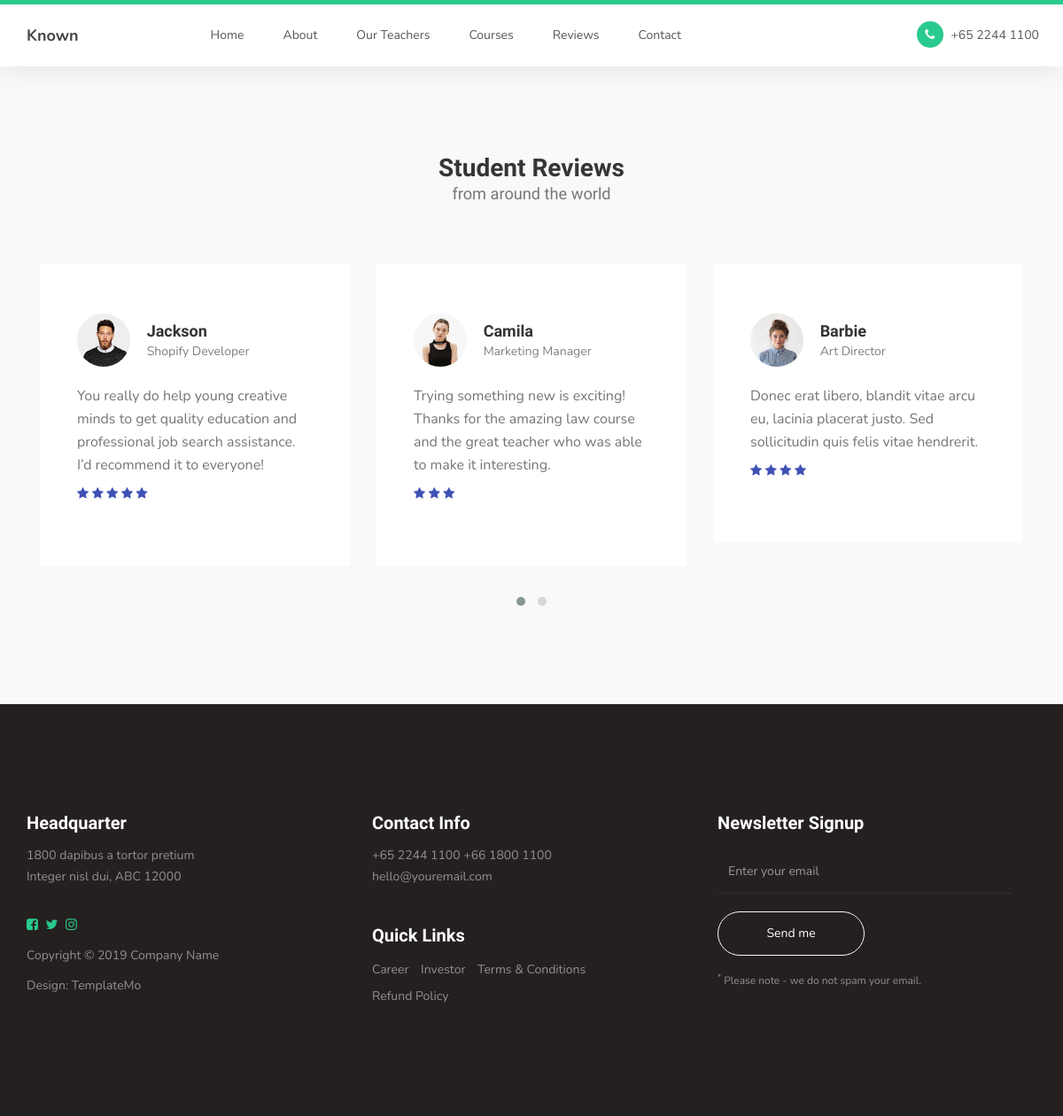
The app's page /reviews/ with its own data.
### app/models.py (models this page shows, shortened)
class HeaderText(models.Model):
    title = models.CharField(max_length=255)
    description = models.TextField(max_length=255)
    class Meta:
        verbose_name = "Header Text"
        verbose_name_plural = "Header Text"

class StudentReviews(models.Model):
    name = models.CharField(max_length=45)
    position = models.CharField(max_length=60)
    description = models.TextField(max_length=250)
    image = models.ImageField(upload_to="studentreviews")
    reviews_class1  = models.CharField(max_length=400, blank=True, null=True)
    reviews_class2  = models.CharField(max_length=400, blank=True, null=True)
    reviews_class3 = models.CharField(max_length=400, blank=True, null=True)
    reviews_class4  = models.CharField(max_length=400, blank=True, null=True)
    reviews_class5  = models.CharField(max_length=400, blank=True, null=True)
    class Meta:
        verbose_name = "Student Review"
        verbose_name_plural = "Student Reviews"

class Headquarter(models.Model):
    title = models.CharField(max_length=50)
    text1 = models.CharField(max_length=255, blank=True, null=True)
    text2 = models.CharField(max_length=255, blank=True, null=True)
    class Meta:
        verbose_name = "Headquarter"
        verbose_name_plural = "Headquarter"

class Socials(models.Model):
    title = models.CharField(max_length=50)
    url = models.URLField(max_length=255, blank=True)
    html_class = models.CharField(max_length=255)
    class Meta:
        verbose_name = "Social"
        verbose_name_plural = "Socials"

class FooterText(models.Model):
    text1 = models.CharField(max_length=255, blank=True, null=True)
    text2 = models.CharField(max_length=255, blank=True, null=True)
    text3 = models.CharField(max_length=255, blank=True, null=True)
    class Meta:
        verbose_name = "Footer Text"
        verbose_name_plural = "Footer Text"

class ContactInfo(models.Model):
    title = models.CharField(max_length=50)
    address = models.CharField(max_length=255)
    phone1 = models.CharField(max_length=255, blank=True, null=True)
    phone2 = models.CharField(max_length=255, blank=True, null=True)
    email = models.CharField(max_length=255)
    email_name = models.CharField(max_length=255,blank=True, null=True)
    class Meta:
        verbose_name = "Contact Info"
        verbose_name_plural = "Contact Info"

class QuickLinks(models.Model):
    title = models.CharField(max_length=50, blank=True, null=True)
    class Meta:
        verbose_name = "Quick Links"
        verbose_name_plural = "Quick Links"

### app/views.py (the view)
# urls.py: path('reviews/', views.reviews, name="reviews"),
def reviews(request):
    context = {
        "header_text": HeaderText.objects.all(),
        "footer_text": FooterText.objects.all().first(),
        "studentreviews": StudentReviews.objects.all(),
        "contactinfo": ContactInfo.objects.all().first(),
        "headquarter": Headquarter.objects.all().first(),
        "contact_us": ContactUs.objects.all().first(),
        "socials": Socials.objects.all(),
        "quick_links": QuickLinks.objects.all()
    }
    return render(request, "reviews.html", context)

### app/templates/reviews.html
{% extends "base.html" %}
{% load static %}
  {% block reviews_template %}
    <section id="testimonial">
      <div class="container">
          <div class="row">
                <div class="col-md-12 col-sm-12">
                    <div class="section-title">
                          <h2>{{header_text.7.title}} <small>{{header_text.7.description}}</small></h2>
                    </div>
                    <div class="owl-carousel owl-theme owl-client">
                        {% for student in studentreviews %}
                          <div class="col-md-4 col-sm-4">
                              <div class="item">
                                    <div class="tst-image">
                                        <img src="{{student.image.url}}" class="img-responsive" alt="">
                                    </div>
                                    <div class="tst-author">
                                        <h4>{{student.name}}</h4>
                                        <span>{{student.position}}</span>
                                    </div>
                                    <p>{{student.description}}</p>
                                    <div class="tst-rating">
                                      <i class="{{student.reviews_class1}}"></i>
                                      <i class="{{student.reviews_class2}}"></i>
                                      <i class="{{student.reviews_class3}}"></i>
                                      <i class="{{student.reviews_class4}}"></i>
                                      <i class="{{student.reviews_class5}}"></i>
                                    </div>
                              </div>
                          </div>
                        {% endfor %}
                    </div>
                </div>
          </div>
      </div>
    </section>
  {% endblock %}

### app/templates/base.html (shortened to what this page needs)
{% load static %}
<!DOCTYPE html>
<html lang="en">
<head>
     <link rel="stylesheet" href="https://cdnjs.cloudflare.com/ajax/libs/font-awesome/4.7.0/css/font-awesome.min.css">
     <link rel="stylesheet" href="{% static "css/bootstrap.min.css" %}">
     <link rel="stylesheet" href="{% static "css/font-awesome.min.css" %}">
     <link rel="stylesheet" href="{%  static "css/owl.carousel.css" %}">
     <link rel="stylesheet" href="{% static "css/owl.theme.default.min.css" %}">
     <link rel="stylesheet" href="{% static "css/templatemo-style.css" %}">
</head>
<body id="top" data-spy="scroll" data-target=".navbar-collapse" data-offset="50">
     <section class="navbar custom-navbar navbar-fixed-top" role="navigation">
          <div class="container">
               <div class="navbar-header">
                    <a href="#" class="navbar-brand">Known</a>
               </div>
               <div class="collapse navbar-collapse">
                    <ul class="nav navbar-nav navbar-nav-first">
                         <li><a href="{% url "index" %}" class="smoothScroll">Home</a></li>
                         <li><a href="{% url 'about' %}" class="smoothScroll">About</a></li>
                         <li><a href="{% url 'our_teachers' %}" class="smoothScroll">Our Teachers</a></li>
                         <li><a href="{% url 'courses' %}" class="smoothScroll">Courses</a></li>
                         <li><a href="{% url 'reviews' %}" class="smoothScroll">Reviews</a></li>
                         <li><a href="{% url 'contact' %}" class="smoothScroll">Contact</a></li>
                    </ul>
                    <ul class="nav navbar-nav navbar-right">
                         <li><a href="#"><i class="fa fa-phone"></i> +65 2244 1100</a></li>
                    </ul>
               </div>
          </div>
     </section>
     {% block reviews_template %}{% endblock %}
     <footer id="footer">
          <div class="container">
               <div class="row">
                    <div class="col-md-4 col-sm-6">
                         <div class="footer-info">
                              <div class="section-title">
                                   <h2>{{headquarter.title}}</h2>
                              </div>
                              <address>
                                   <p>{{headquarter.text1}}<br> {{headquarter.text2}}</p>
                              </address>
                              <ul class="social-icon">
                                {% for social in socials %}
                                  <li>
                                    <a href="{{social.url}}" target="_blank" title="{{social.title}}">
                                      <i class="{{social.html_class}}"></i>
                                    </a>
                                  </li>
                                {% endfor %}
                              </ul>
                              <div class="copyright-text">
                                   <p>{{footer_text.text1}}</p>
                                   <p>{{footer_text.text2}}</p>
                              </div>
                         </div>
                    </div>
                    <div class="col-md-4 col-sm-6">
                         <div class="footer-info">
                              <div class="section-title">
                                   <h2>{{contactinfo.title}}</h2>
                              </div>
                              <address>
                                   <p>{{contactinfo.phone1}} {{contactinfo.phone2}}</p>
                                   <p><a href="{{contactinfo.email}}">{{contactinfo.email_name}}</a></p>
                              </address>
                              <div class="footer_menu">
                                   <h2>Quick Links</h2>
                                   <ul>
                                    {% for name in quick_links %}
                                        <li><a href="#">{{name.title}}</a></li>
                                    {% endfor %}
                                   </ul>
                              </div>
                         </div>
                    </div>
                    <div class="col-md-4 col-sm-12">
                         <div class="footer-info newsletter-form">
                              <div class="section-title">
                                   <h2>Newsletter Signup</h2>
                              </div>
                              <div>
                                   <div class="form-group">
                                        <form action="#" method="get">
                                             <input type="email" class="form-control" placeholder="Enter your email" name="email" id="email" required="">
                                             <input type="submit" class="form-control" name="submit" id="form-submit" value="Send me">
                                        </form>
                                        <span><sup>*</sup> {{footer_text.text3}}</span>
                                   </div>
                              </div>
                         </div>
                    </div>
               </div>
          </div>
     </footer>
</body>
</html>

### app/static/css/templatemo-style.css (style rules this page uses)
body { background: #ffffff; font-family: 'Nunito', sans-serif; overflow-x: hidden; padding-top: 70px; }
h1,h2,h3,h4,h5,h6 { font-family: 'Muli', sans-serif; font-weight: bold; line-height: inherit; }
h2 { color: #353535; font-size: 2em; padding-bottom: 10px; }
p { color: #757575; font-size: 14px; font-weight: normal; line-height: 24px; }
html { -webkit-font-smoothing: antialiased; }
a { color: #252525; -webkit-transition: 0.5s; transition: 0.5s; text-decoration: none !important; }
a, input, button, .form-control { -webkit-transition: 0.5s; transition: 0.5s; }
.section-title { padding-bottom: 40px; }
.section-title h2 { margin: 0; }
.section-title small { display: block; }
section { position: relative; padding: 100px 0; }
#team, #testimonial { background: #f9f9f9; }
#team, #testimonial { text-align: center; }
.custom-navbar { background: #ffffff; border-top: 5px solid #29ca8e; border-bottom: 0; -webkit-box-shadow: 0 1px 30px rgba(0, 0, 0, 0.1); -moz-box-shadow: 0 1px 30px rgba(0, 0, 0, 0.1); box-shadow: 0 1px 30px rgba(0, 0, 0, 0.1); padding: 12px 0; margin-bottom: 0; padding: 0; }
.custom-navbar .navbar-brand { color: #454545; font-size: 18px; font-weight: bold; line-height: 40px; }
.custom-navbar .navbar-nav.navbar-nav-first { margin-left: 8em; }
.custom-navbar .navbar-nav.navbar-right li a { padding-right: 12px; padding-left: 12px; }
.custom-navbar .navbar-nav.navbar-right li a .fa { background: #29ca8e; border-radius: 100%; color: #ffffff; width: 30px; height: 30px; line-height: 30px; text-align: center; display: inline-block; margin-right: 5px; }
.custom-navbar .nav li a { line-height: 40px; color: #575757; padding-right: 22px; padding-left: 22px; }
#testimonial .item { background: #ffffff; margin: 20px 0; padding: 4em 3em; text-align: left; }
#courses .col-md-4, #testimonial .col-md-4 { display: block; width: 100%; }
#testimonial .item > p { font-size: 16px; line-height: 26px; }
.tst-rating { margin-bottom: 15px; }
.tst-rating .fa { color: #3f51b5; }
.tst-image, .tst-author { display: inline-block; vertical-align: middle; margin-bottom: 20px; text-align: left; }
.tst-image img { border-radius: 50px; width: 60px !important; height: 60px; margin-right: 15px; }
.tst-author h4 { margin: 0; }
.tst-author span { color: #808080; font-size: 14px; }
footer { background: #252020; padding: 120px 0; }
footer .section-title { padding-bottom: 10px; }
footer h2 { font-size: 20px; }
footer a, footer p { color: #909090; }
footer address p { margin-bottom: 0; }
footer .social-icon { margin-top: 25px; }
.footer-info { margin-right: 2em; }
.footer-info h2 { color: #ffffff; padding: 0; }
.footer_menu h2 { margin-top: 2em; }
.footer_menu ul { margin: 0; padding: 0; }
.footer_menu li { display: inline-block; list-style: none; margin: 5px 10px 5px 0; }
.newsletter-form .form-control { background: transparent; border-radius: 0; box-shadow: none; border: 0; border-bottom: 1px solid #303030; height: 50px; margin: 5px 0; }
.newsletter-form input[type="submit"] { background: transparent; border: 1px solid #f9f9f9; border-radius: 50px; color: #ffffff; display: block; margin-top: 20px; outline: none; width: 50%; }
.newsletter-form .form-group span { color: #909090; display: block; font-size: 12px; margin-top: 20px; }
.social-icon { position: relative; padding: 0; margin: 0; }
.social-icon li { display: inline-block; list-style: none; margin-bottom: 5px; }
.social-icon li a { border-radius: 100px; color: #29ca8e; font-size: 15px; width: 35px; height: 35px; line-height: 35px; text-decoration: none; text-align: center; transition: all 0.4s ease-in-out; position: relative; margin: 5px 5px 5px 0; }

### records on screen
HeaderText: title "Student Reviews", description "from around the world"
StudentReviews: image (picture), name "Jackson", position "Shopify Developer", description "You really do help young creative minds to get quality education and professional job search assistance. I’d recommend it to everyone!"
StudentReviews: image (picture), name "Camila", position "Marketing Manager", description "Trying something new is exciting! Thanks for the amazing law course and the great teacher who was able to make it interesting."
StudentReviews: image (picture), name "Barbie", position "Art Director", description "Donec erat libero, blandit vitae arcu eu, lacinia placerat justo. Sed sollicitudin quis felis vitae hendrerit."
Headquarter: title "Headquarter", text1 "1800 dapibus a tortor pretium", text2 "Integer nisl dui, ABC 12000"
FooterText: text1 "Copyright © 2019 Company Name", text2 "Design: TemplateMo", text3 "Please note - we do not spam your email."
ContactInfo: title "Contact Info", phone1 "+65 2244 1100", phone2 "+66 1800 1100", email_name "hello@youremail.com"
QuickLinks: title "Career"
QuickLinks: title "Investor"
QuickLinks: title "Terms & Conditions"
QuickLinks: title "Refund Policy"
